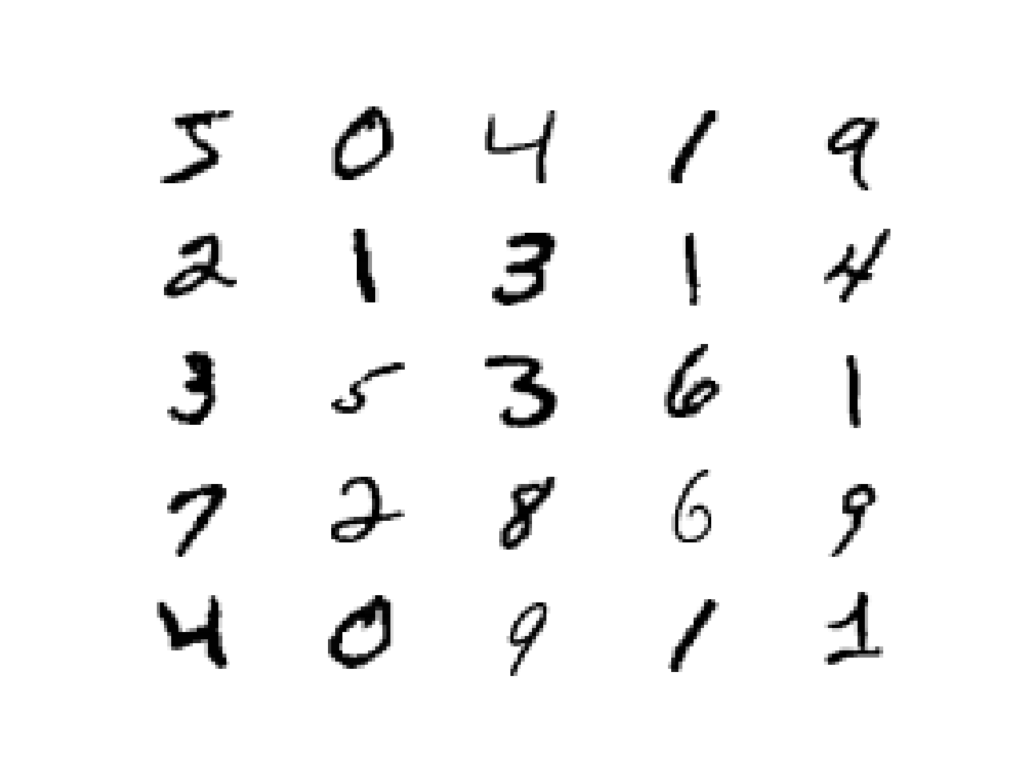
#> input picture localize_digits/random_digits_spread.png, 1024 x 768 px; its folder holds only this picture in this run
$ python -i localize_functions.py   (imports and definitions only)   (older library calls are emulated)
#> lines starting #> are read from the running program, lines starting #| are printed output that depends on the picture; after the words box and inside, x2 and y2 are one past the last pixel; in counts of white or black regions, pixels touching at a corner belong together
#> further down, picture is the input picture: shape (768, 1024, 3); min 0, max 255, mean 245
#!/usr/bin/env python
# coding: utf-8


import cv2
import numpy as np
from matplotlib import pyplot as plt
import math
import localizer_functions # custom stuff
import sys


def get_x_coord(img_pair):
    i, _ = img_pair
    return stats[i, cv2.CC_STAT_LEFT]


# this function converts an opencv image to grayscale and runs the connectedComponents analyisis on it
#
# ### Parameters:
#
# input:
# src - an opencv image
#
# output:
# (num_labels, labels, stats, centroids) - returns what connectedComponents returns


def prepare_image(src):
    gray = cv2.cvtColor(src, cv2.COLOR_BGR2GRAY)
    ret, thresh = cv2.threshold(gray, 200, 255, cv2.THRESH_BINARY)
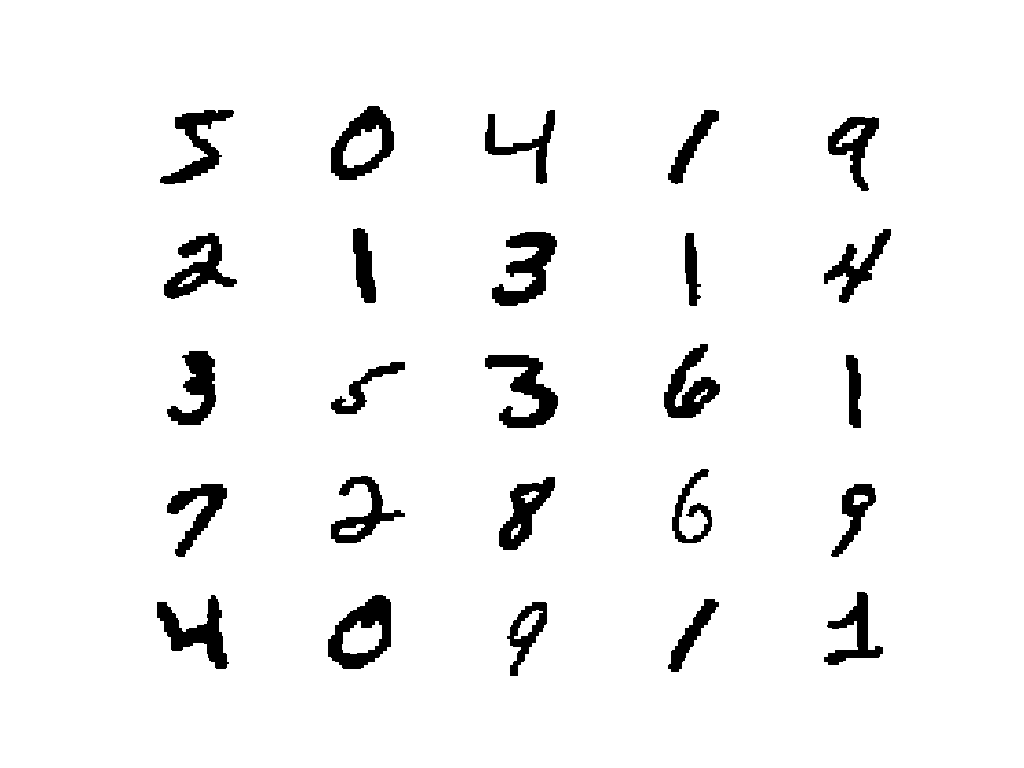
#> thresh: shape (768, 1024); 95% white; 25 black regions, largest, box (x1, y1, x2, y2) and area: (485, 355, 558, 428) 2369, (328, 595, 391, 669) 2341, (492, 232, 557, 306) 2318
    thresh = cv2.bitwise_not(thresh)
    connectivity = 4  # You need to choose 4 or 8 for connectivity type
    num_labels, labels, stats, centroids = cv2.connectedComponentsWithStats(thresh , connectivity , cv2.CV_32S, cv2.CCL_DEFAULT)
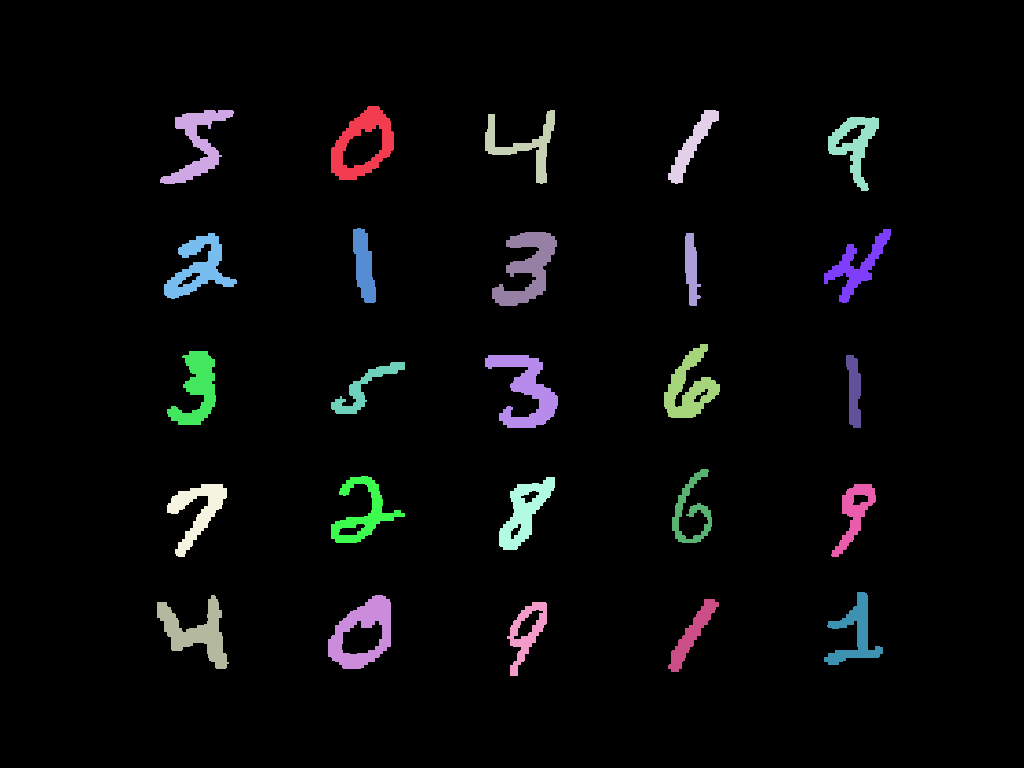
#> labels: shape (768, 1024) int32; 26 distinct labels, from 0 to 25; one colour per label, 0 black
#> num_labels = 26; stats = 26 rows, first 6: [0, 0, 1024, 768, 747013], [331, 106, 63, 74, 2126], [160, 110, 74, 74, 1873], [485, 110, 70, 74, 1428], [668, 110, 51, 74, 1126], [828, 117, 51, 74, 1552]; centroids = 26 pairs, first value 196.1 to 856.7, second value 143.3 to 634
    return (num_labels, labels, stats, centroids)


# this function splits the labels into division symbols and everything else
#
# this is done by analyzing which labels are on top of each other and classifying three of those as a division symbol. The corresponding labels are removed from the digit_indices and an entry in division_symbol pairs is generated.
# a pair consists of (a, list), where a is the index of the line and list is a list of the indices of the three elements of a division symbol

# In[4]:


def is_in_other_component(overlaps, i):
    #any(len(elem) == 5 for elem in listOfStrings)
    return any(any(x == i for x in pair[1]) for pair in overlaps)


# [50 lines left out: functions calculate_overlaps, split_division_rest, get_division_symbols, not called in this run]
#division_symbolsS

>>> import cv2
>>> picture = cv2.imread('random_digits_spread.png')
>>> result = prepare_image(picture)
